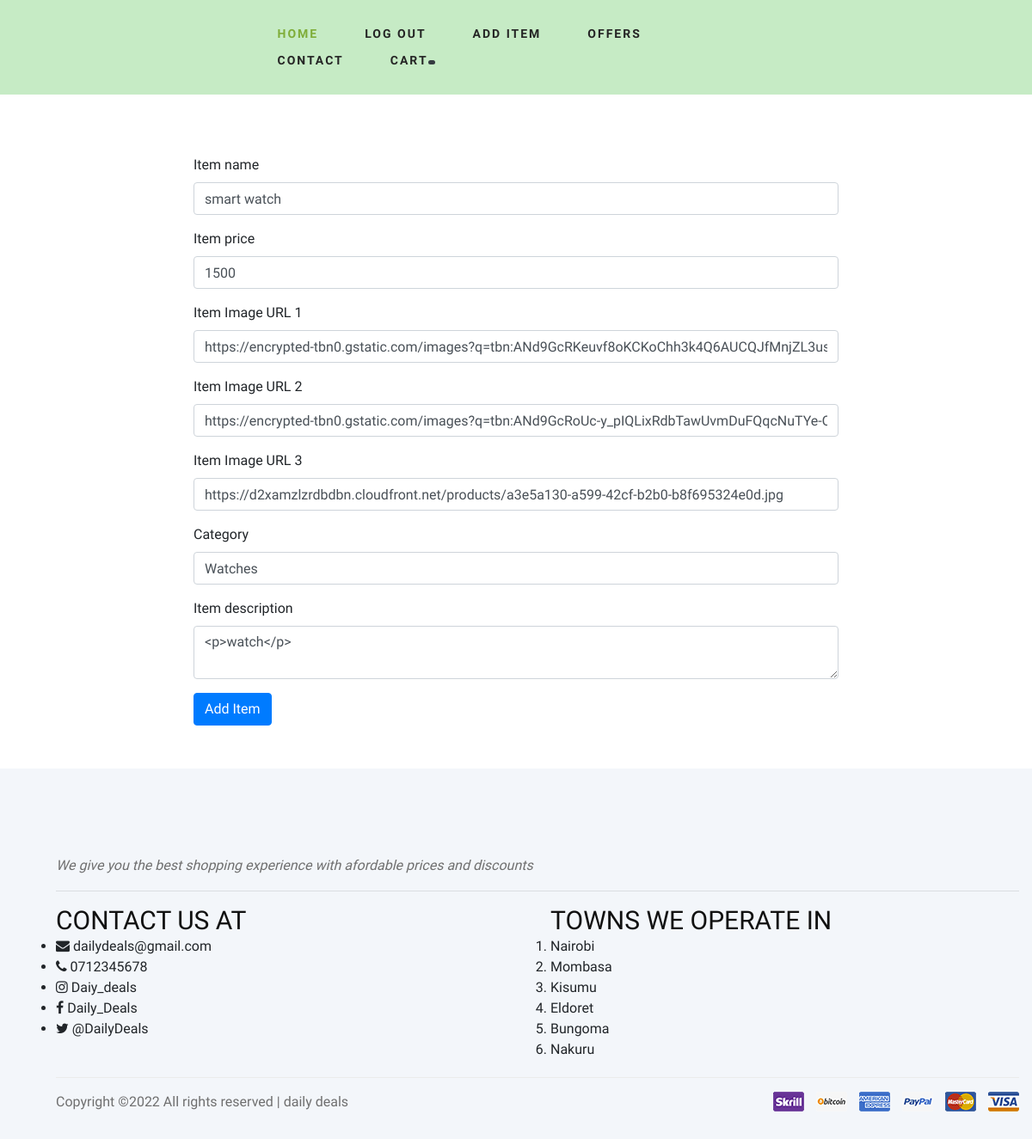
The page /edit2 (signed in) on the database its author committed.
### main.py (models this page shows)
class Items(db.Model):
    __tablename__ = "items"
    id = db.Column(db.Integer, primary_key=True)
    name = db.Column(db.String(1000), nullable=False)
    description = db.Column(db.String(1000), nullable=False)
    price = db.Column(db.Integer, nullable=False)
    image_url_1 = db.Column(db.String(1000), nullable=False)
    image_url_2 = db.Column(db.String(1000), nullable=False)
    image_url_3 = db.Column(db.String(1000), nullable=False)
    category = db.Column(db.String(100), nullable=False)
    customer_id = db.Column(db.Integer, db.ForeignKey('users.id'))
    customer = relationship("User", back_populates="items")

### main.py (the view, shortened to what this page needs)
@app.route("/edit<int:item_id>", methods=["GET", "POST"])
@admin_only
@login_required
def edit(item_id):
    item = Items.query.get(item_id)
    edit_form = AddItemForm(
        name=item.name,
        price=item.price,
        img_url_1=item.image_url_1,
        img_url_2=item.image_url_2,
        img_url_3=item.image_url_3,
        category=item.category,
        description=item.description
    )
    return render_template("edit.html", form=edit_form, is_edit=True, current_user=current_user)

### main.py
class AddItemForm(FlaskForm):
    name = StringField("Item name", validators=[DataRequired()])
    price = IntegerField("Item price", validators=[DataRequired()])
    img_url_1 = StringField("Item Image URL 1", validators=[DataRequired(), URL()])
    img_url_2 = StringField("Item Image URL 2", validators=[DataRequired(), URL()])
    img_url_3 = StringField("Item Image URL 3", validators=[DataRequired(), URL()])
    category = StringField("Category", validators=[DataRequired()])
    description = CKEditorField("Item description", validators=[DataRequired()])
    submit = SubmitField("Add Item")

### main.py (called while the page is built)
@login_manager.user_loader
def load_user(user_id):
    return User.query.get(int(user_id))

def admin_only(f):
    @wraps(f)
    def decorated_function(*args, **kwargs):
        if current_user.id != 1:
            return abort(403)
        return f(*args, **kwargs)
    return decorated_function

### templates/edit.html (shortened to what this page needs)
{% import "bootstrap/wtf.html" as wtf %}
{% block content %}
{% include "header.html" %}
  <div class="container wtf-form">
    <div class="row">
      <div class="col-lg-8 col-md-10 mx-auto login">
        {{ wtf.quick_form(form, novalidate=True, button_map={"submit": "primary"}) }}
      </div>
    </div>
  </div>
{% include "footer.html" %}
{% endblock %}

### static/css/style.css (style rules this page uses)
html, body { height: 100%; font-family: "Cairo", sans-serif; -webkit-font-smoothing: antialiased; font-smoothing: antialiased; }
.wtf-form { padding-top: 50px; padding-bottom: 50px; }
@media only screen and (min-width: 1200px) { .container { max-width: 1170px; } }

### rows shown on the page
Items: name "smart watch", price "1500", category "Watches", description "<p>watch</p>"
